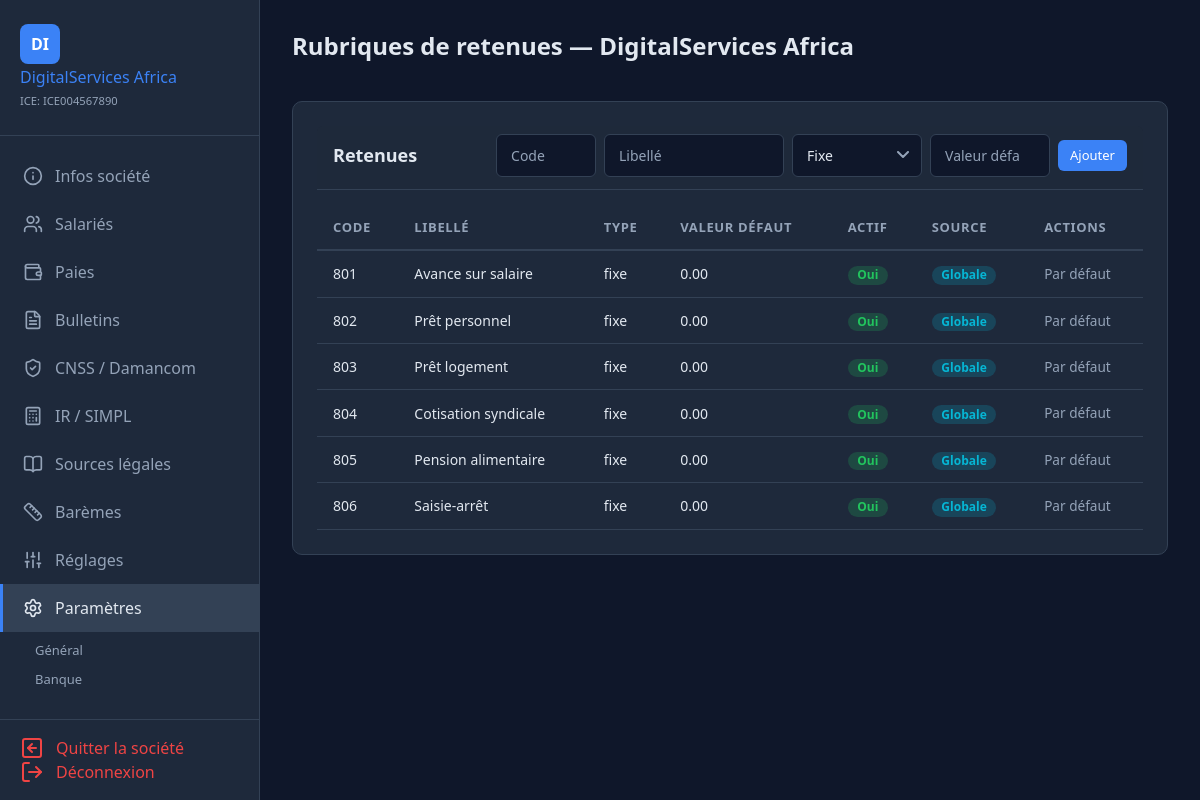
The app's page /societes/4/parametres/retenues (signed in), older data.
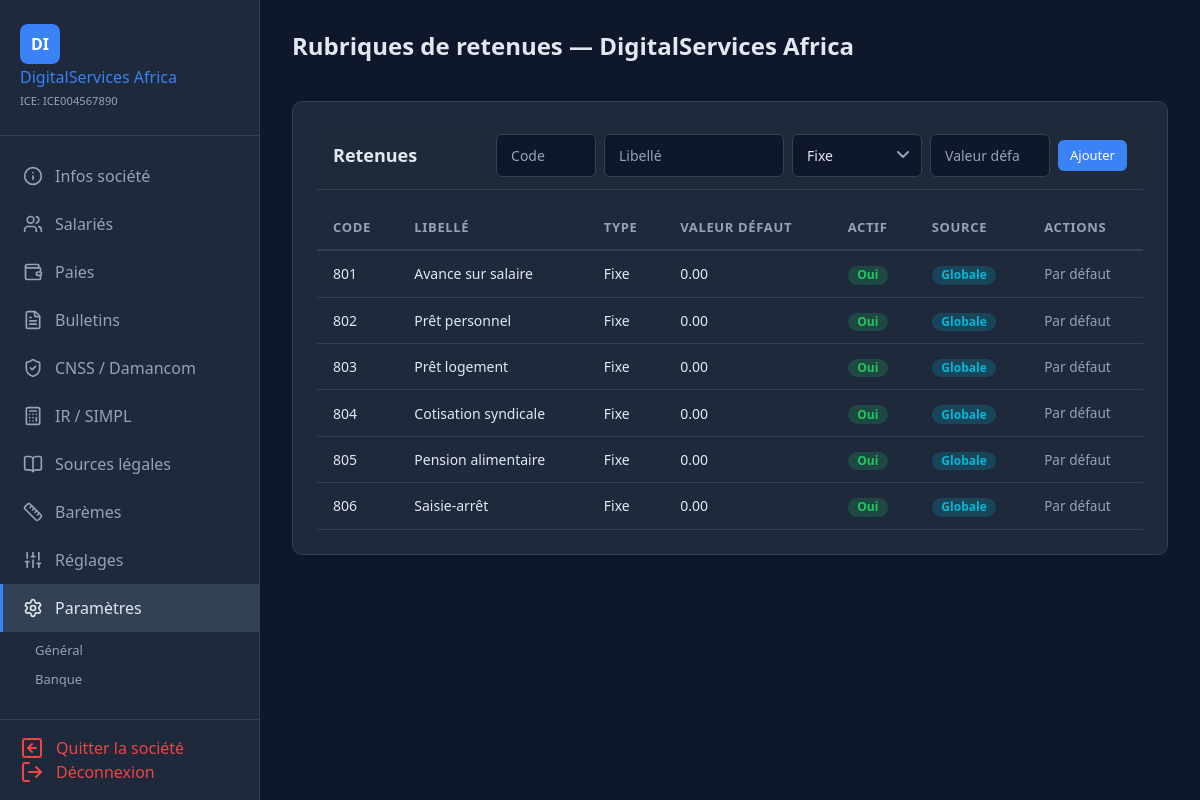
The same page, newer data.
### tables this page shows
CREATE TABLE IF NOT EXISTS societes (
    id                  INT UNSIGNED AUTO_INCREMENT PRIMARY KEY,
    user_id             INT UNSIGNED        NOT NULL,
    raison_sociale      VARCHAR(200)        NOT NULL,
    forme_juridique     VARCHAR(20)         NOT NULL,
    ice                 VARCHAR(20)         NOT NULL,
    if_fiscal           VARCHAR(20)         NOT NULL,
    rc                  VARCHAR(20)         NOT NULL,
    tp                  VARCHAR(20)         NOT NULL,
    cnss                VARCHAR(20)         NOT NULL,
    adresse             TEXT,
    ville               VARCHAR(100),
    telephone           VARCHAR(20),
    email               VARCHAR(180),
    site_web            VARCHAR(255),
    banque              VARCHAR(100),
    agence              VARCHAR(100),
    rib                 VARCHAR(255),
    logo                VARCHAR(255),
    damancom_login      VARCHAR(100),
    damancom_password   VARCHAR(255),
    simpl_login         VARCHAR(100),
    simpl_password      VARCHAR(255),
    cimr_login          VARCHAR(100),
    cimr_password       VARCHAR(255),
    actif               TINYINT(1)          NOT NULL DEFAULT 1,
    created_at          DATETIME            NOT NULL DEFAULT CURRENT_TIMESTAMP,
    updated_at          DATETIME            NOT NULL DEFAULT CURRENT_TIMESTAMP ON UPDATE CURRENT_TIMESTAMP,
    FOREIGN KEY (user_id) REFERENCES users(id) ON DELETE CASCADE
);

CREATE TABLE IF NOT EXISTS rubriques_retenues (
    id              INT UNSIGNED AUTO_INCREMENT PRIMARY KEY,
    societe_id      INT UNSIGNED        DEFAULT NULL,
    is_global       TINYINT(1)          NOT NULL DEFAULT 0,
    code            VARCHAR(20)         NOT NULL,
    libelle         VARCHAR(100)        NOT NULL,
    type_montant    ENUM('Fixe','Proportionnel') NOT NULL DEFAULT 'Fixe',
    valeur_defaut   DECIMAL(10,2)       NOT NULL DEFAULT 0.00,
    actif           TINYINT(1)          NOT NULL DEFAULT 1,
    created_at      DATETIME            NOT NULL DEFAULT CURRENT_TIMESTAMP,
    FOREIGN KEY (societe_id) REFERENCES societes(id) ON DELETE CASCADE
);

### views/societes/parametres/retenues.php (the view, shortened to what the rows shown need)
<div class="card">
    <div class="card-header" style="display:flex; justify-content:space-between; align-items:center; gap:1rem;">
        <h3 style="margin:0;">Retenues</h3>
        <form method="post" action="<?= $baseUrl ?>/retenues" style="display:flex; gap:0.5rem; align-items:center;">
            <input type="text" name="code" class="form-control" placeholder="Code" style="width:100px;" required>
            <input type="text" name="libelle" class="form-control" placeholder="Libellé" style="width:180px;" required>
            <select name="type_montant" class="form-control" style="width:130px;">
                <option value="fixe">Fixe</option>
            </select>
            <input type="number" name="valeur_defaut" class="form-control" placeholder="Valeur défaut" style="width:120px;" step="0.01">
            <button type="submit" class="btn btn-primary btn-sm">Ajouter</button>
        </form>
    </div>
    <div style="overflow-x:auto;">
        <table>
            <thead>
                <tr><th>Code</th><th>Libellé</th><th>Type</th><th>Valeur défaut</th><th>Actif</th><th>Source</th><th>Actions</th></tr>
            </thead>
            <tbody>
                <?php if (empty($retenues)): ?>
                <tr><td colspan="7" style="text-align:center; color:var(--text-muted);">Aucune retenue</td></tr>
                <?php else: ?>
                <?php foreach ($retenues as $r): ?>
                <tr>
                    <td><?= htmlspecialchars($r['code']) ?></td>
                    <td><?= htmlspecialchars($r['libelle']) ?></td>
                    <td><?= htmlspecialchars($r['type_montant']) ?></td>
                    <td><?= htmlspecialchars($r['valeur_defaut'] ?? '') ?></td>
                    <td><span class="badge badge-<?= $r['actif'] ? 'success' : 'secondary' ?>"><?= $r['actif'] ? 'Oui' : 'Non' ?></span></td>
                    <td><span class="badge badge-info"><?= !empty($r['is_global']) ? 'Globale' : 'Société' ?></span></td>
                    <td>
                        <?php if (empty($r['is_global'])): ?>
                        <a href="<?= $baseUrl ?>/retenues?delete_retenue=<?= $r['id'] ?>" class="btn btn-danger btn-sm" onclick="return confirm('Supprimer cette retenue ?')">Supprimer</a>
                        <?php else: ?>
                        <span style="color:var(--text-muted); font-size:0.85rem;">Par défaut</span>
                        <?php endif; ?>
                    </td>
                </tr>
                <?php endforeach; ?>
                <?php endif; ?>
            </tbody>
        </table>
    </div>
</div>

### Core/Router.php (shortened to what the rows shown need)
<?php
class Router
{
    private static array $routes = [];
    public static function get(string $uri, array $action): void
    {
        self::$routes['GET'][] = ['uri' => $uri, 'action' => $action];
    }
    public static function post(string $uri, array $action): void
    {
        self::$routes['POST'][] = ['uri' => $uri, 'action' => $action];
    }
    public static function dispatch(string $method, string $uri): void
    {
        $uri = parse_url($uri, PHP_URL_PATH);
        $uri = preg_replace('#^/paie-me#', '', $uri);
        $uri = trim($uri, '/');
        foreach (self::$routes[$method] ?? [] as $route) {
            $pattern = preg_replace('/\{(\w+)\}/', '(?P<$1>[^/]+)', $route['uri']);
            $pattern = '#^' . trim($pattern, '/') . '$#';
            if (preg_match($pattern, $uri, $matches)) {
                [$controller, $methodName] = $route['action'];
                $params = array_filter($matches, 'is_string', ARRAY_FILTER_USE_KEY);
                $instance = new $controller();
                call_user_func_array([$instance, $methodName], $params);
                return;
            }
        }
    }
}

### views/layout.php (shortened to what the rows shown need)
<!DOCTYPE html>
<html lang="fr">
<head>
    <link rel="stylesheet" href="https://cdn.jsdelivr.net/npm/bootstrap@5.3.3/dist/css/bootstrap.min.css">
    <link rel="stylesheet" href="/paie-me/assets/css/style.css?v=<?= filemtime(__DIR__ . '/../assets/css/style.css') ?>">
</head>
<body>
<?php if (isset($_SESSION['user_id'])):
    $ctx = $_SESSION['societe_context'] ?? null;
?>
<aside class="sidebar">
    <div class="sidebar-brand">
        <?php if ($ctx): ?>
            <div style="width:40px;height:40px;background:var(--accent);border-radius:8px;display:flex;align-items:center;justify-content:center;font-size:16px;font-weight:700;color:#fff;margin-bottom:4px;">
                <?= strtoupper(mb_substr($ctx['raison_sociale'], 0, 2)) ?>
            </div>
            <h2 style="font-size:1rem;margin:0;"><?= htmlspecialchars($ctx['raison_sociale']) ?></h2>
            <small style="font-size:0.7rem;">ICE: <?= htmlspecialchars($ctx['ice']) ?></small>
        <?php else: ?>
            <h2>Paie Me</h2>
            <small>Gestion de paie</small>
        <?php endif; ?>
    </div>
    <ul class="sidebar-nav">
        <?php if ($ctx): ?>
        <li>
            <a href="/paie-me/societes/<?= $ctx['id'] ?>" class="<?= (parse_url($_SERVER['REQUEST_URI'], PHP_URL_PATH) === '/paie-me/societes/'.$ctx['id']) ? 'active' : '' ?>">
                <span class="icon" data-lucide="info"></span>
                <span>Infos société</span>
            </a>
        </li>
        <li>
            <a href="/paie-me/societes/<?= $ctx['id'] ?>/salaries" class="<?= str_contains($_SERVER['REQUEST_URI'], '/salaries') && !str_contains($_SERVER['REQUEST_URI'], 'create') && !str_contains($_SERVER['REQUEST_URI'], 'edit') ? 'active' : '' ?>">
                <span class="icon" data-lucide="users"></span>
                <span>Salariés</span>
            </a>
        </li>
        <li>
            <a href="/paie-me/societes/<?= $ctx['id'] ?>/paies" class="<?= str_contains($_SERVER['REQUEST_URI'], '/paies') && !str_contains($_SERVER['REQUEST_URI'], 'create') && !str_contains($_SERVER['REQUEST_URI'], 'edit') ? 'active' : '' ?>">
                <span class="icon" data-lucide="wallet"></span>
                <span>Paies</span>
            </a>
        </li>
        <li>
            <a href="/paie-me/societes/<?= $ctx['id'] ?>/bulletins" class="<?= str_contains($_SERVER['REQUEST_URI'], '/bulletins') && !str_contains($_SERVER['REQUEST_URI'], 'show') && !str_contains($_SERVER['REQUEST_URI'], 'pdf') ? 'active' : '' ?>">
                <span class="icon" data-lucide="file-text"></span>
                <span>Bulletins</span>
            </a>
        </li>
        <li>
            <a href="/paie-me/societes/<?= $ctx['id'] ?>/cnss" class="<?= str_contains($_SERVER['REQUEST_URI'], '/cnss') ? 'active' : '' ?>">
                <span class="icon" data-lucide="shield-check"></span>
                <span>CNSS / Damancom</span>
            </a>
        </li>
        <li>
            <a href="/paie-me/societes/<?= $ctx['id'] ?>/ir" class="<?= str_contains($_SERVER['REQUEST_URI'], '/ir') && !str_contains($_SERVER['REQUEST_URI'], '/export') ? 'active' : '' ?>">
                <span class="icon" data-lucide="calculator"></span>
                <span>IR / SIMPL</span>
            </a>
        </li>
        <li>
            <a href="/paie-me/societes/<?= $ctx['id'] ?>/sources-legales" class="<?= str_contains($_SERVER['REQUEST_URI'], '/sources-legales') ? 'active' : '' ?>">
                <span class="icon" data-lucide="book-open"></span>
                <span>Sources légales</span>
            </a>
        </li>
        <li>
            <a href="/paie-me/societes/<?= $ctx['id'] ?>/baremes" class="<?= str_contains($_SERVER['REQUEST_URI'], '/baremes') ? 'active' : '' ?>" style="<?= str_contains($_SERVER['REQUEST_URI'], '/baremes') ? 'border-left:3px solid var(--accent);' : '' ?>">
                <span class="icon" data-lucide="ruler"></span>
                <span>Barèmes</span>
            </a>
        </li>
        <li>
            <a href="/paie-me/societes/<?= $ctx['id'] ?>/reglages" class="<?= str_contains($_SERVER['REQUEST_URI'], '/reglages') ? 'active' : '' ?>" style="<?= str_contains($_SERVER['REQUEST_URI'], '/reglages') ? 'border-left:3px solid var(--accent);' : '' ?>">
                <span class="icon" data-lucide="sliders"></span>
                <span>Réglages</span>
            </a>
        </li>
        <li>
            <a href="/paie-me/societes/<?= $ctx['id'] ?>/parametres" class="<?= str_contains($_SERVER['REQUEST_URI'], '/parametres') ? 'active' : '' ?>" style="<?= str_contains($_SERVER['REQUEST_URI'], '/parametres') ? 'border-left:3px solid var(--accent);' : '' ?>">
                <span class="icon" data-lucide="settings"></span>
                <span>Paramètres</span>
            </a>
            <?php if (str_contains($_SERVER['REQUEST_URI'], '/parametres')): ?>
            <ul style="list-style:none; padding:0; margin:0.25rem 0 0 1.5rem; font-size:0.8125rem;">
                <?php $baseP = '/paie-me/societes/' . $ctx['id'] . '/parametres/'; $uri = parse_url($_SERVER['REQUEST_URI'], PHP_URL_PATH); $tab = basename($uri); if ($tab === 'parametres') $tab = 'banque'; ?>
                <li><a href="<?= $baseP ?>general" style="display:block; padding:0.3rem 0.5rem; color:<?= str_contains($uri, '/parametres/general')?'var(--accent)':'var(--text-muted)'?>; text-decoration:none; border-radius:4px;">Général</a></li>
                <li><a href="<?= $baseP ?>banque" style="display:block; padding:0.3rem 0.5rem; color:<?= $tab==='banque'?'var(--accent)':'var(--text-muted)'?>; text-decoration:none; border-radius:4px;">Banque</a></li>
                <li><a href="<?= $baseP ?>teleservices" style="display:block; padding:0.3rem 0.5rem; color:<?= str_contains($uri, '/teleservices')?'var(--accent)':'var(--text-muted)'?>; text-decoration:none; border-radius:4px;">Téléservices</a></li>
            </ul>
            <?php endif; ?>
        </li>
        <?php endif; ?>
    </ul>
    <div class="sidebar-footer">
        <?php if ($ctx): ?>
        <a href="/paie-me/societes/clear-context">
            <span class="icon" data-lucide="arrow-left-square"></span>
            <span>Quitter la société</span>
        </a>
        <?php endif; ?>
        <a href="/paie-me/logout">
            <span class="icon" data-lucide="log-out"></span>
            <span>Déconnexion</span>
        </a>
    </div>
</aside>
<?php endif; ?>
<main class="<?= isset($_SESSION['user_id']) ? 'main-content' : '' ?>">
    <?php if (isset($_SESSION['user_id'])): ?>
    <div class="topbar">
        <h1><?= $title ?? 'Paie Me' ?></h1>
    </div>
    <?php endif; ?>
    <?= $content ?? '' ?>
</main>
</body>
</html>

Row changes from the older to the newer data that the page shows:
changed rubriques_retenues "Avance sur salaire": type_montant "fixe" → "Fixe"
changed rubriques_retenues "Prêt personnel": type_montant "fixe" → "Fixe"
changed rubriques_retenues "Prêt logement": type_montant "fixe" → "Fixe"
changed rubriques_retenues "Cotisation syndicale": type_montant "fixe" → "Fixe"
changed rubriques_retenues "Pension alimentaire": type_montant "fixe" → "Fixe"
changed rubriques_retenues "Saisie-arrêt": type_montant "fixe" → "Fixe"
